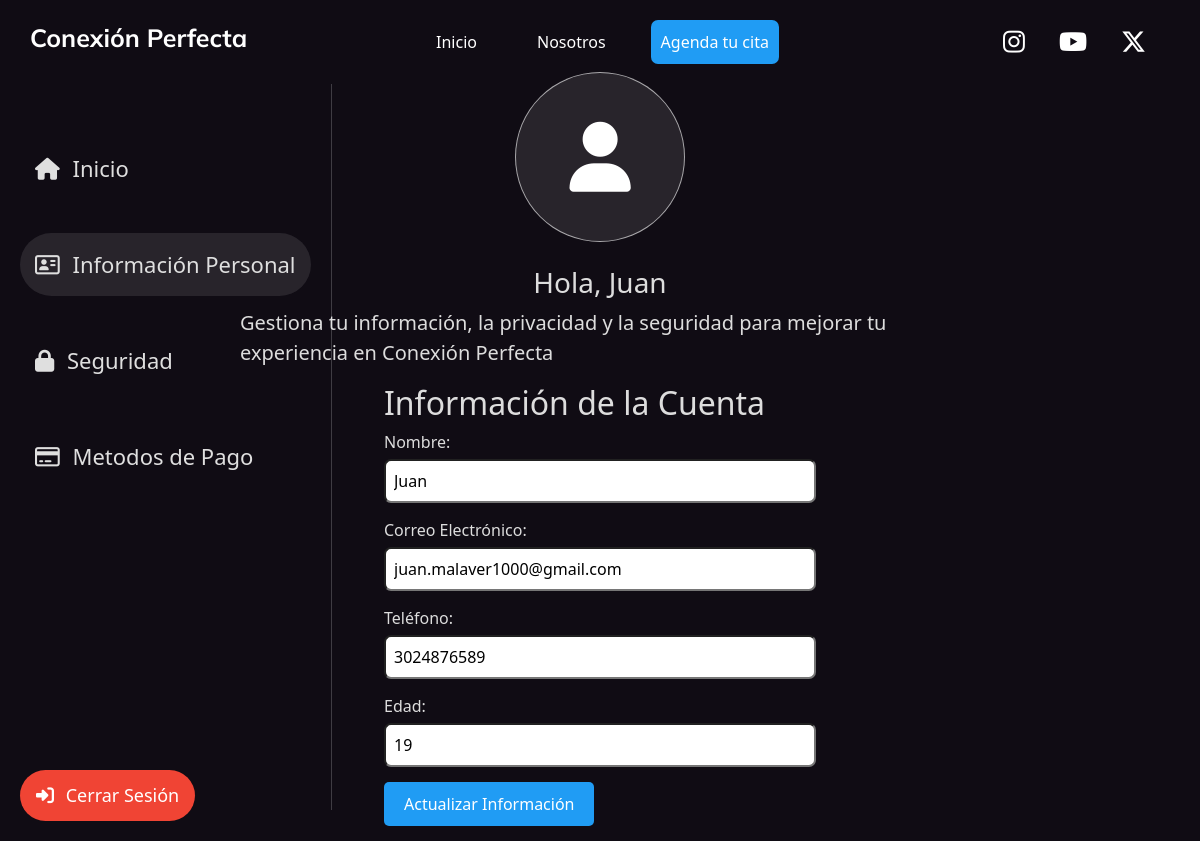
Screenshot of /View/html/update.php (signed in) with the database file from the repository.
### tables this page shows
CREATE TABLE `usuarios` (
  `UserID` int(11) NOT NULL,
  `Nombre` varchar(255) NOT NULL,
  `CorreoElectronico` varchar(255) NOT NULL,
  `Usu_clave` varchar(100) NOT NULL,
  `Telefono` varchar(20) DEFAULT NULL,
  `Edad` int(11) DEFAULT NULL,
  `NivelJuego` enum('Principiante','Intermedio','Avanzado') DEFAULT NULL,
  `id_rol_fk` int(1) NOT NULL
);

### View/html/update.php (the view, shortened to what this page needs)
<?php
require_once '../../Model/conection.php';
$userID = $_SESSION['user_id'];
$conexion = new conectar();
$conn = $conexion->conectarse();
try {
    $stmt = $conn->prepare("SELECT * FROM usuarios WHERE UserID = ?");
    $stmt->bindParam(1, $userID, PDO::PARAM_INT);
    $stmt->execute();
    if ($stmt->rowCount() > 0) {
        $usuario = $stmt->fetch(PDO::FETCH_ASSOC);
    } else {
        header("Location: ../../login.php");
        exit();
    }
} catch (PDOException $e) {
    echo "Error: " . $e->getMessage();
}
?>
<!DOCTYPE html>
<html lang="es">
<head>
    <link rel="stylesheet" href="../css/style_account.css">
    <link rel="stylesheet" href="https://cdnjs.cloudflare.com/ajax/libs/font-awesome/6.5.2/css/all.min.css">
    <link href="https://cdn.jsdelivr.net/npm/bootstrap@5.3.3/dist/css/bootstrap.min.css" rel="stylesheet">
</head>
<body>
    <header class="header">
        <nav class="navegation">
            <h2 class="logo">Conexión Perfecta</h2>
            <div class="info">
                <a class="in in1" href="../../index.php">Inicio</a>
                <a class="in in2" href="#">Nosotros</a>
                <a class="in in3" href="agendar.php">Agenda tu cita</a>
            </div>
            <div class="social">
                <a href="https://www.instagram.com/juan.no.15/" target="_blank" class="hover:underline me-4 md:me-6"><i class="fa-brands fa-instagram"></i></a>
                <a href="http://www.youtube.com/@juandavidmalaverorganista8132" target="_blank" class="hover:underline me-4 md:me-6"><i class="fa-brands fa-youtube"></i></a>
                <a href="https://twitter.com/JUANDAVIDMALA12" target="_blank" class="hover:underline me-4 md:me-6"><i class="fa-brands fa-x-twitter"></i></a>
            </div>
        </nav>
    </header>
    <div class="principal">
        <div class="vaxis"></div>
        <div class="menulateral">
            <div class="informacionusu">
                <a href="account.php" class="redcos1 redcos">
                    <div class="cosi1 cos"><i class="fa-solid fa-house recurs"></i> Inicio</div>
                </a>
                <a href="" class="redcos2 redcos">
                    <div class="cosi2 cos"><i class="fa-regular fa-address-card recurs"></i> Información Personal</div>
                </a>
                <a href="security.php" class="redcos3 redcos">
                    <div class="cosi3 cos"><i class="fa-solid fa-lock recurs"></i> Seguridad</div>
                </a>
                <a href="" class="redcos4 redcos">
                    <div class="cosi4 cos"><i class="fa-regular fa-credit-card recurs"></i> Metodos de Pago</div>
                </a>
            </div>
            <div class="infoxi">
                <a href="../../Controller/logout.php" class="logout"><div><i class="fa-solid fa-right-to-bracket recurs"></i> Cerrar Sesión</div></a>
            </div>
        </div>
        <div class="contenidousu">
            <div class="imgusu">
                <div class="fotoprin2">
                    <i class="fa-solid fa-user fotoprin"></i>
                </div>
                <br>
                <div class="usuario">
                    <?php if (isset($_SESSION['user_name'])): ?>
                        <h2 class="personac">Hola, <?php echo htmlspecialchars($_SESSION['user_name']); ?></h2>
                    <?php else: ?>
                        <h3></h3>
                    <?php endif; ?>
                </div>
                <p class="infox2">Gestiona tu información, la privacidad y la seguridad para mejorar tu experiencia en Conexión Perfecta</p>
            </div>
            <div class="contenusu2">
            <div class="containerxs">
        <h2>Información de la Cuenta</h2>
        <form action="../../Controller/update_account.php" method="POST">
            <div class="form-group">
                <label for="nombre">Nombre:</label>
                <input class="imforacup" type="text" id="nombre" name="nombre" value="<?php echo htmlspecialchars($usuario['Nombre']); ?>" required>
            </div>
            <div class="form-group">
                <label for="correo">Correo Electrónico:</label>
                <input class="imforacup" type="email" id="correo" name="correo" value="<?php echo htmlspecialchars($usuario['CorreoElectronico']); ?>" required>
            </div>
            <div class="form-group">
                <label for="telefono">Teléfono:</label>
                <input class="imforacup" type="text" id="telefono" name="telefono" value="<?php echo htmlspecialchars($usuario['Telefono']); ?>">
            </div>
            <div class="form-group">
                <label for="edad">Edad:</label>
                <input class="imforacup" type="number" id="edad" min="18" name="edad" value="<?php echo htmlspecialchars($usuario['Edad']); ?>">
            </div>
            <div class="form-group">
                <button type="submit">Actualizar Información</button>
            </div>
        </form>
    </div>
            </div>
            </div>
            <div class="vacio2"></div>
        </div>
</body>
</html>

### View/css/style_account.css (style rules this page uses)
body { background-color: #100c14 !important; }
.header { margin: 20px 30px 20px 30px; padding: 0; color: #fff; font-family: system-ui, -apple-system, BlinkMacSystemFont, 'Segoe UI', Roboto, Oxygen, Ubuntu, Cantarell, 'Open Sans', 'Helvetica Neue', sans-serif; }
.navegation { display: flex; align-items: center; }
.navegation .logo { flex: 0.2; font-size: 25px; font-family: "Mulish", sans-serif; font-optical-sizing: auto; font-weight: 700; font-style: normal; }
.navegation .info { flex: 0.6; display: flex; justify-content: center; align-items: center; }
.navegation .info .in { margin: 0px 30px 0px 30px; color: #fff; text-decoration: none; }
.navegation .info .in3 { background-color: #209cf4; padding: 10px; border-radius: 7px; margin: 0px 15px 0px 15px !important; }
.navegation .social { flex: 0.2; display: flex; justify-content: flex-end; }
.navegation .social a { font-size: 25px; margin: 0px 10px 0px 10px; color: #fff; text-decoration: none; }
.principal { display: flex; justify-content: center; flex-direction: row; align-items: center; width: 100%; height: 90.723vh; }
.menulateral { flex: 0.25; height: 90.723vh; border-right: 1px solid rgba(255, 255, 255, 0.2); display: flex; flex-direction: column; position: fixed; left: 0; }
.contenidousu { flex: 0.6; height: 90.723vh; display: flex; justify-content: center; align-items: center; flex-direction: column; }
.vaxis { flex: 0.2 !important; }
.informacionusu { padding: 20px; }
.fotoprin { font-size: 70px; padding: 10px 0px 10px 10px !important; color: #fff; }
.personac { font-size: 28px; color: #dddddd; }
.infox2 { font-size: 20px; color: #dddddd; }
.fotoprin2 { border-radius: 50%; width: 170px; height: 170px; color: #dfdfdf; border: 1px solid rgba(255, 255, 255, 0.6); background-color: rgba(255, 255, 255, 0.1); display: flex; justify-content: center; align-items: center; padding: 20px; }
.logout { justify-content: flex-end; }
.infoxi { bottom: 0; height: auto; position: fixed; top: auto; z-index: 2; display: flex; justify-content: center; align-items: center; padding: 20px; }
.imgusu { display: flex; justify-content: center; align-items: center; flex-direction: column; flex: 0.2; width: 100%; padding-top: 20px; }
.contenusu2 { flex: 0.8; width: 100%; display: flex; flex-direction: column }
.logout { background-color: #f04434; padding: 12px 16px 12px 16px; font-size: 18px; text-decoration: none; color: #fff; border-radius: 50px; }
.redcos { font-size: 22px; color: #dfdfdf; text-decoration: none; padding: 1px; }
.cos { padding: 15px; border-radius: 50px; transition: .2s; }
.cosi1 { background-color: rgba(255, 255, 255, 0.1); }
.recurs { padding-right: 7px; }
.vacio2 { flex: 0.2; }
.fa-user { padding-right: 10px !important; }

### View/html/update.php (style rules this page uses)
.containerxs { width: 60%; margin: auto; color: #dddddd; }
.form-group { margin-bottom: 15px; }
.form-group label { display: block; margin-bottom: 5px; }
.form-group input { width: 100%; padding: 8px; box-sizing: border-box; border-radius: 7px; }
.form-group button { padding: 10px 20px; background-color: #209cf4; color: #fff; border: none; cursor: pointer; border-radius: 5px; }
.cosi1 { background-color: transparent !important; }
.cosi2 { background-color: rgba(255, 255, 255, 0.1) !important; }
.vaxis { flex: 0.2 !important; width: 100%; height: 100%; }
.vacio2 { flex: 0.2 !important; width: 100%; height: 100%; }

### rows the page displays
usuarios: nombre "Juan", correo "juan.malaver1000@gmail.com", telefono "3024876589", edad "19"

### other values shown
$_SESSION['user_name'] "Juan"
